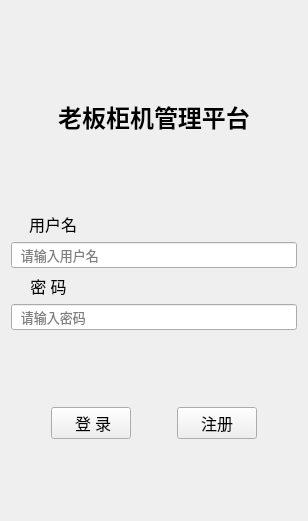
      <widget class="QWidget" name="page_login">
       <layout class="QVBoxLayout" name="verticalLayout_2">
        <item>
         <spacer name="verticalSpacer_3">
          <property name="orientation">
           <enum>Qt::Vertical</enum>
          </property>
          <property name="sizeHint" stdset="0">
           <size>
            <width>20</width>
            <height>88</height>
           </size>
          </property>
         </spacer>
        </item>
        <item>
         <widget class="QLabel" name="label">
          <property name="sizePolicy">
           <sizepolicy hsizetype="Expanding" vsizetype="Expanding">
            <horstretch>0</horstretch>
            <verstretch>0</verstretch>
           </sizepolicy>
          </property>
          <property name="font">
           <font>
            <family>楷体</family>
            <pointsize>18</pointsize>
            <weight>75</weight>
            <bold>true</bold>
           </font>
          </property>
          <property name="text">
           <string>老板柜机管理平台</string>
          </property>
          <property name="alignment">
           <set>Qt::AlignCenter</set>
          </property>
         </widget>
        </item>
        <item>
         <spacer name="verticalSpacer_2">
          <property name="orientation">
           <enum>Qt::Vertical</enum>
          </property>
          <property name="sizeHint" stdset="0">
           <size>
            <width>20</width>
            <height>71</height>
           </size>
          </property>
         </spacer>
        </item>
        <item>
         <layout class="QHBoxLayout" name="horizontalLayout" stretch="1,1,12">
          <item>
           <spacer name="horizontalSpacer_3">
            <property name="orientation">
             <enum>Qt::Horizontal</enum>
            </property>
            <property name="sizeHint" stdset="0">
             <size>
              <width>40</width>
              <height>20</height>
             </size>
            </property>
           </spacer>
          </item>
          <item>
           <widget class="QLabel" name="label_2">
            <property name="sizePolicy">
             <sizepolicy hsizetype="Expanding" vsizetype="Expanding">
              <horstretch>0</horstretch>
              <verstretch>0</verstretch>
             </sizepolicy>
            </property>
            <property name="font">
             <font>
              <family>楷体</family>
              <pointsize>12</pointsize>
             </font>
            </property>
            <property name="text">
             <string>用户名</string>
            </property>
            <property name="alignment">
             <set>Qt::AlignCenter</set>
            </property>
           </widget>
          </item>
          <item>
           <spacer name="horizontalSpacer_2">
            <property name="orientation">
             <enum>Qt::Horizontal</enum>
            </property>
            <property name="sizeHint" stdset="0">
             <size>
              <width>40</width>
              <height>20</height>
             </size>
            </property>
           </spacer>
          </item>
         </layout>
        </item>
        <item>
         <widget class="QLineEdit" name="lineEdit_login_useName">
          <property name="sizePolicy">
           <sizepolicy hsizetype="Expanding" vsizetype="Expanding">
            <horstretch>0</horstretch>
            <verstretch>0</verstretch>
           </sizepolicy>
          </property>
          <property name="font">
           <font>
            <family>楷体</family>
            <pointsize>10</pointsize>
           </font>
          </property>
          <property name="placeholderText">
           <string>  请输入用户名</string>
          </property>
         </widget>
        </item>
        <item>
         <layout class="QHBoxLayout" name="horizontalLayout_2" stretch="1,1,12">
          <item>
           <spacer name="horizontalSpacer_4">
            <property name="orientation">
             <enum>Qt::Horizontal</enum>
            </property>
            <property name="sizeHint" stdset="0">
             <size>
              <width>40</width>
              <height>20</height>
             </size>
            </property>
           </spacer>
          </item>
          <item>
           <widget class="QLabel" name="label_3">
            <property name="sizePolicy">
             <sizepolicy hsizetype="Expanding" vsizetype="Expanding">
              <horstretch>0</horstretch>
              <verstretch>0</verstretch>
             </sizepolicy>
            </property>
            <property name="font">
             <font>
              <family>楷体</family>
              <pointsize>12</pointsize>
             </font>
            </property>
            <property name="text">
             <string>密 码</string>
            </property>
            <property name="alignment">
             <set>Qt::AlignCenter</set>
            </property>
           </widget>
          </item>
          <item>
           <spacer name="horizontalSpacer">
            <property name="orientation">
             <enum>Qt::Horizontal</enum>
            </property>
            <property name="sizeHint" stdset="0">
             <size>
              <width>40</width>
              <height>20</height>
             </size>
            </property>
           </spacer>
          </item>
         </layout>
        </item>
        <item>
         <widget class="QLineEdit" name="lineEdit_login_passwd">
          <property name="sizePolicy">
           <sizepolicy hsizetype="Expanding" vsizetype="Expanding">
            <horstretch>0</horstretch>
            <verstretch>0</verstretch>
           </sizepolicy>
          </property>
          <property name="font">
           <font>
            <family>楷体</family>
            <pointsize>10</pointsize>
           </font>
          </property>
          <property name="placeholderText">
           <string>  请输入密码</string>
          </property>
         </widget>
        </item>
        <item>
         <spacer name="verticalSpacer_4">
          <property name="orientation">
           <enum>Qt::Vertical</enum>
          </property>
          <property name="sizeHint" stdset="0">
           <size>
            <width>20</width>
            <height>71</height>
           </size>
          </property>
         </spacer>
        </item>
        <item>
         <layout class="QHBoxLayout" name="horizontalLayout_3" stretch="0,4,0,4,0">
          <item>
           <spacer name="horizontalSpacer_6">
            <property name="orientation">
             <enum>Qt::Horizontal</enum>
            </property>
            <property name="sizeHint" stdset="0">
             <size>
              <width>40</width>
              <height>20</height>
             </size>
            </property>
           </spacer>
          </item>
          <item>
           <widget class="QPushButton" name="pushButton_login">
            <property name="sizePolicy">
             <sizepolicy hsizetype="Expanding" vsizetype="Expanding">
              <horstretch>0</horstretch>
              <verstretch>0</verstretch>
             </sizepolicy>
            </property>
            <property name="font">
             <font>
              <family>楷体</family>
              <pointsize>12</pointsize>
             </font>
            </property>
            <property name="text">
             <string> 登 录</string>
            </property>
           </widget>
          </item>
          <item>
           <spacer name="horizontalSpacer_5">
            <property name="orientation">
             <enum>Qt::Horizontal</enum>
            </property>
            <property name="sizeHint" stdset="0">
             <size>
              <width>40</width>
              <height>20</height>
             </size>
            </property>
           </spacer>
          </item>
          <item>
           <widget class="QPushButton" name="pushButton_reg">
            <property name="sizePolicy">
             <sizepolicy hsizetype="Expanding" vsizetype="Expanding">
              <horstretch>0</horstretch>
              <verstretch>0</verstretch>
             </sizepolicy>
            </property>
            <property name="font">
             <font>
              <family>楷体</family>
              <pointsize>12</pointsize>
             </font>
            </property>
            <property name="text">
             <string>注册</string>
            </property>
           </widget>
          </item>
          <item>
           <spacer name="horizontalSpacer_7">
            <property name="orientation">
             <enum>Qt::Horizontal</enum>
            </property>
            <property name="sizeHint" stdset="0">
             <size>
              <width>40</width>
              <height>20</height>
             </size>
            </property>
           </spacer>
          </item>
         </layout>
        </item>
        <item>
         <spacer name="verticalSpacer">
          <property name="orientation">
           <enum>Qt::Vertical</enum>
          </property>
          <property name="sizeHint" stdset="0">
           <size>
            <width>20</width>
            <height>71</height>
           </size>
          </property>
         </spacer>
        </item>
       </layout>
      </widget>
